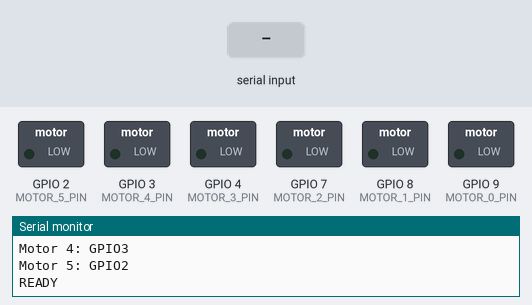
A sketch run on a simulated Seeed XIAO ESP32-S3. On the bench: switched loads named in the sketch (green lamp = pin HIGH), the last lines printed to the serial monitor. The inputs (shaded band) are chosen by the test bench.

Above: at 1.2 s.
1.3 s: "P,0,150\n" received over Serial
At 1.7 s:
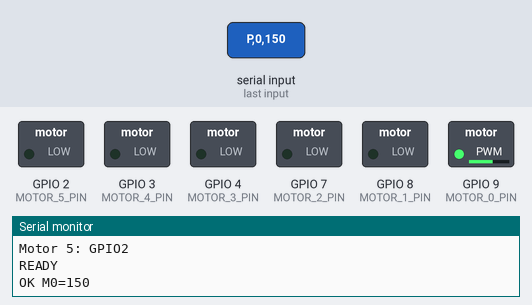
3.3 s: "A,150\n" received over Serial
At 3.7 s:
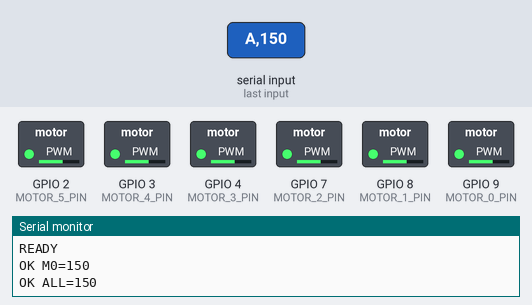
5.3 s: "A,45\n" received over Serial
At 5.7 s:
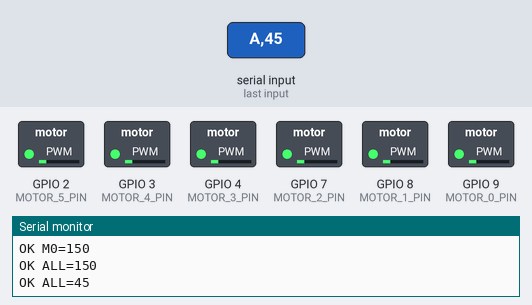
Timing chart, 0 to 8.3 s (numbered marks = the images above; inputs shaded):
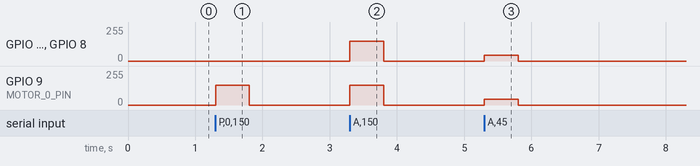

Measured:
- after the input at 1.3 s, GPIO 9 (MOTOR_0_PIN): 0/255 → 149/255 at once, → 0/255 0.50 s later
- after the input at 3.3 s, GPIO 2 (MOTOR_5_PIN), GPIO 3 (MOTOR_4_PIN), GPIO 4 (MOTOR_3_PIN), GPIO 7 (MOTOR_2_PIN), GPIO 8 (MOTOR_1_PIN), GPIO 9 (MOTOR_0_PIN): 0/255 → 149/255 at once, → 0/255 0.50 s later
- after the input at 5.3 s, GPIO 2 (MOTOR_5_PIN), GPIO 3 (MOTOR_4_PIN), GPIO 4 (MOTOR_3_PIN), GPIO 7 (MOTOR_2_PIN), GPIO 8 (MOTOR_1_PIN), GPIO 9 (MOTOR_0_PIN): 0/255 → 45/255 at once, → 0/255 0.50 s later

The sketch:

haptic_controller_v1.ino
```cpp
/*
  HAPTIC NODE — ESP32 #2
  Target: Seeed Studio XIAO ESP32-S3
  Actuators: 6x coin ERM vibration motors, each through its own CPN2222A
  (2N2222-family NPN) transistor stage — SAME topology physically bench-
  verified on Motor 0 / GPIO9 before this file was written:

      ESP32 GPIO --333ohm--> CPN2222A base --> transistor --> coin motor --> motor supply

  RESPONSIBILITY (and ONLY this):
    - receive motor commands from PC over USB serial
    - drive 6 PWM motor outputs
    - watchdog: stop all motors if no valid command received within
      COMM_TIMEOUT_MS (protects against PC/Python crash, USB drop, etc.)

  Does NOT: read MLX90393, compute haptics (that's pc/haptic_algorithm.py),
  use WiFi/BT, or generate its own pulse timing — the PC algorithm already
  computes time-varying PWM (including pulse ON/OFF) and resends the
  current value at a fixed rate (see pc/haptic_engine.py, HAPTIC_SEND_HZ).
  This firmware just executes whatever PWM value it was last told, per
  motor, which is what keeps this loop non-blocking and protocol-simple.

  PWM API: ESP32 Arduino core 3.x pin-addressed LEDC —
    ledcAttach(pin, freq, resolutionBits) + ledcWrite(pin, duty)
  (core 2.x would need ledcSetup/ledcAttachPin/channel numbers instead —
  not used here, this repo targets core 3.x per docs/hardware.md)

  Serial protocol (must match docs/serial-protocol.md and
  pc/haptic_algorithm.py's build_motor_command() exactly):
    M,<m0>,<m1>,<m2>,<m3>,<m4>,<m5>   -- set all 6 PWM values (0-255), from the PC algorithm
    S                                  -- stop all motors immediately
    PING                                -- replies PONG
    STATUS                              -- replies STATUS,<m0..m5>,age_ms=<n>
  Bench-test-only additions (not used by the PC algorithm, for manual
  testing over a serial terminal):
    P,<index>,<pwm>                    -- set one motor's PWM directly
    A,<pwm>                            -- set all motors to the same PWM
*/

// ---- Compile-time modes ----
#define MOTOR_TEST_MODE 0   // 1 = hardware bring-up sequence only (see bottom of file), ignores PC protocol
#define DEBUG_SERIAL 0      // 1 = print "M0=.. M1=.." on every valid M, command received

// ======================================================================
// MOTOR GPIO PINS (XIAO ESP32-S3)
// ======================================================================
// M0 = GPIO9 (D10) is PHYSICALLY BENCH-VERIFIED with a CPN2222A stage
// (333 ohm base resistor) — do not move it without re-verifying.
// M1/M2 continue down the same free SPI-labeled pin group (D9, D8).
// M3/M4/M5 use D3/D2/D1 (plain GPIO, no special function on this board).
// D0 (GPIO1) is left spare. D4/D5 avoided (this board family's default
// I2C pins — not needed here since this board never reads the MLX90393,
// but left clear for consistency with the sensor board's pin docs).
// D6/D7 (GPIO43/44, UART0) avoided — GPIO43 blips for ~200ms at boot
// with the ROM bootloader log, which would glitch a motor on power-up.
#define MOTOR_0_PIN 9   // D10 -- PROVEN: CPN2222A base via 333 ohm, verified with real motor
#define MOTOR_1_PIN 8   // D9
#define MOTOR_2_PIN 7   // D8
#define MOTOR_3_PIN 4   // D3
#define MOTOR_4_PIN 3   // D2
#define MOTOR_5_PIN 2   // D1

#define NUM_MOTORS 6
const uint8_t MOTOR_PINS[NUM_MOTORS] = {
  MOTOR_0_PIN, MOTOR_1_PIN, MOTOR_2_PIN, MOTOR_3_PIN, MOTOR_4_PIN, MOTOR_5_PIN
};

// The proven single-motor test drove the base directly HIGH/LOW (NPN,
// GPIO HIGH = motor ON). If a later driver revision inverts this (e.g. a
// PNP high-side stage), flip this one define — it's the only place
// inversion is applied.
#define MOTOR_PWM_INVERTED false

#define PWM_FREQUENCY 20000       // Hz, above audible range, avoids driver whine
#define PWM_RESOLUTION 8          // bits, 0-255 duty range

// ---- Communication watchdog ----
#define COMM_TIMEOUT_MS 500

// ---- Serial line buffer ----
#define LINE_BUF_SIZE 64

uint8_t motorIntensity[NUM_MOTORS] = {0, 0, 0, 0, 0, 0};
uint32_t lastValidCommandMs = 0;

char lineBuf[LINE_BUF_SIZE];
uint8_t lineLen = 0;

void setMotor(uint8_t index, uint8_t intensity);
void setAllMotors(uint8_t intensity);
void stopAllMotors();
void handleLine(char *line);
void handleMotorCommand(char *line);
void handleSingleMotorCommand(char *line);
void handleAllMotorsCommand(char *line);
void sendStatus();
void printPinTable();

#if MOTOR_TEST_MODE
void runMotorTestMode();
#endif

void setup() {
  Serial.begin(115200);
  uint32_t t0 = millis();
  while (!Serial && (millis() - t0) < 2000) { /* brief wait only, never hang */ }

  Serial.println(F("Haptic Controller V1"));
  printPinTable();

#if MOTOR_TEST_MODE
  Serial.println(F("*** MOTOR_TEST_MODE=1: hardware bring-up sequence, PC protocol NOT active ***"));
  for (uint8_t i = 0; i < NUM_MOTORS; i++) {
    pinMode(MOTOR_PINS[i], OUTPUT);
    digitalWrite(MOTOR_PINS[i], MOTOR_PWM_INVERTED ? HIGH : LOW); // off before anything else
  }
#else
  for (uint8_t i = 0; i < NUM_MOTORS; i++) {
    ledcAttach(MOTOR_PINS[i], PWM_FREQUENCY, PWM_RESOLUTION);
  }
  stopAllMotors();
  lastValidCommandMs = millis();
  Serial.println(F("READY"));
#endif
}

void loop() {
#if MOTOR_TEST_MODE
  runMotorTestMode();
#else
  // ---- read serial, one line at a time, non-blocking ----
  while (Serial.available() > 0) {
    char c = Serial.read();
    if (c == '\n' || c == '\r') {
      if (lineLen > 0) {
        lineBuf[lineLen] = '\0';
        handleLine(lineBuf);
        lineLen = 0;
      }
    } else if (lineLen < LINE_BUF_SIZE - 1) {
      lineBuf[lineLen++] = c;
    } else {
      lineLen = 0; // overflow, discard malformed line
    }
  }

  // ---- watchdog: no valid command recently -> stop everything ----
  // This is the ONLY place motors turn off due to inactivity. It runs
  // every loop() iteration regardless of serial traffic, so a PC crash,
  // Python crash, or USB drop always results in motors off within
  // COMM_TIMEOUT_MS, never "stuck on."
  if ((uint32_t)(millis() - lastValidCommandMs) > COMM_TIMEOUT_MS) {
    stopAllMotors();
  }
#endif
}

void handleLine(char *line) {
  if (line[0] == 'M' && line[1] == ',') {
    handleMotorCommand(line);
  } else if (line[0] == 'P' && line[1] == ',') {
    handleSingleMotorCommand(line);
  } else if (line[0] == 'A' && line[1] == ',') {
    handleAllMotorsCommand(line);
  } else if (line[0] == 'S' && (line[1] == '\0')) {
    stopAllMotors();
    lastValidCommandMs = millis(); // STOP counts as a valid, intentional command
  } else if (strcmp(line, "PING") == 0) {
    Serial.println(F("PONG"));
  } else if (strcmp(line, "STATUS") == 0) {
    sendStatus();
  }
  // anything else: silently ignored (malformed / unknown command)
}

// Parses the PC algorithm's actual protocol: M,<m0>,<m1>,<m2>,<m3>,<m4>,<m5>
void handleMotorCommand(char *line) {
  int values[NUM_MOTORS];
  char *token = strtok(line, ","); // "M"
  for (uint8_t i = 0; i < NUM_MOTORS; i++) {
    token = strtok(NULL, ",");
    if (token == NULL) return; // malformed: too few fields, ignore whole command
    long v = atol(token);
    if (v < 0) v = 0;
    if (v > 255) v = 255;
    values[i] = (int)v;
  }
  for (uint8_t i = 0; i < NUM_MOTORS; i++) {
    setMotor(i, (uint8_t)values[i]);
  }
  lastValidCommandMs = millis();

#if DEBUG_SERIAL
  Serial.print(F("M0=")); Serial.print(motorIntensity[0]);
  Serial.print(F(" M1=")); Serial.print(motorIntensity[1]);
  Serial.print(F(" M2=")); Serial.print(motorIntensity[2]);
  Serial.print(F(" M3=")); Serial.print(motorIntensity[3]);
  Serial.print(F(" M4=")); Serial.print(motorIntensity[4]);
  Serial.print(F(" M5=")); Serial.println(motorIntensity[5]);
#endif
}

// Bench-test-only: P,<index>,<pwm> -- e.g. "P,0,150" -> Motor 0 = PWM 150
void handleSingleMotorCommand(char *line) {
  char *token = strtok(line, ","); // "P"
  token = strtok(NULL, ",");
  if (token == NULL) return;
  long idx = atol(token);
  token = strtok(NULL, ",");
  if (token == NULL) return;
  long pwm = atol(token);
  if (idx < 0 || idx >= NUM_MOTORS) return;
  if (pwm < 0) pwm = 0;
  if (pwm > 255) pwm = 255;
  setMotor((uint8_t)idx, (uint8_t)pwm);
  lastValidCommandMs = millis();
  Serial.print(F("OK M")); Serial.print(idx); Serial.print(F("=")); Serial.println(pwm);
}

// Bench-test-only: A,<pwm> -- e.g. "A,150" -> all motors = PWM 150
void handleAllMotorsCommand(char *line) {
  char *token = strtok(line, ","); // "A"
  token = strtok(NULL, ",");
  if (token == NULL) return;
  long pwm = atol(token);
  if (pwm < 0) pwm = 0;
  if (pwm > 255) pwm = 255;
  setAllMotors((uint8_t)pwm);
  lastValidCommandMs = millis();
  Serial.print(F("OK ALL=")); Serial.println(pwm);
}

void setMotor(uint8_t index, uint8_t intensity) {
  if (index >= NUM_MOTORS) return;
  uint8_t duty = intensity;
#if MOTOR_PWM_INVERTED
  duty = 255 - duty;
#endif
  ledcWrite(MOTOR_PINS[index], duty);
  motorIntensity[index] = intensity;
}

void setAllMotors(uint8_t intensity) {
  for (uint8_t i = 0; i < NUM_MOTORS; i++) setMotor(i, intensity);
}

void stopAllMotors() {
  for (uint8_t i = 0; i < NUM_MOTORS; i++) setMotor(i, 0);
}

void sendStatus() {
  Serial.print(F("STATUS,"));
  for (uint8_t i = 0; i < NUM_MOTORS; i++) {
    Serial.print(motorIntensity[i]);
    if (i < NUM_MOTORS - 1) Serial.print(',');
  }
  Serial.print(F(",age_ms="));
  Serial.println((uint32_t)(millis() - lastValidCommandMs));
}

void printPinTable() {
  Serial.print(F("Motor 0: GPIO")); Serial.println(MOTOR_0_PIN);
  Serial.print(F("Motor 1: GPIO")); Serial.println(MOTOR_1_PIN);
  Serial.print(F("Motor 2: GPIO")); Serial.println(MOTOR_2_PIN);
  Serial.print(F("Motor 3: GPIO")); Serial.println(MOTOR_3_PIN);
  Serial.print(F("Motor 4: GPIO")); Serial.println(MOTOR_4_PIN);
  Serial.print(F("Motor 5: GPIO")); Serial.println(MOTOR_5_PIN);
}

// ======================================================================
// HARDWARE BRING-UP TEST MODE (MOTOR_TEST_MODE=1)
// ======================================================================
// Digital ON/OFF only (no PWM) — proves GPIO -> CPN2222A -> motor wiring
// for all six channels using the exact same electrical approach already
// bench-verified on Motor 0. Non-blocking (millis()-based), so 'S' typed
// into the serial monitor still stops everything immediately even
// mid-sequence — this is a safety behavior, not part of the PC protocol.
//
// Sequence: M0 ON 1s -> OFF -> M1 ON 1s -> OFF -> ... -> M5 ON 1s -> OFF
//           -> ALL ON 1s -> ALL OFF -> pause 2s -> repeat
#if MOTOR_TEST_MODE

enum TestPhase { TEST_MOTOR_ON, TEST_ALL_ON, TEST_ALL_OFF, TEST_PAUSE };
TestPhase testPhase = TEST_MOTOR_ON;
uint8_t testMotorIndex = 0;
uint32_t testPhaseStart = 0;
bool testPhaseEntered = false; // true once the current phase's entry action has run

void testDigitalWrite(uint8_t index, bool on) {
  bool level = MOTOR_PWM_INVERTED ? !on : on;
  digitalWrite(MOTOR_PINS[index], level ? HIGH : LOW);
}

void enterTestPhase(TestPhase phase) {
  testPhase = phase;
  testPhaseStart = millis();
  testPhaseEntered = false;
}

void runMotorTestMode() {
  // Safety: allow 'S' + Enter to abort and stop everything at any time.
  while (Serial.available() > 0) {
    char c = Serial.read();
    if (c == 'S' || c == 's') {
      for (uint8_t i = 0; i < NUM_MOTORS; i++) testDigitalWrite(i, false);
      Serial.println(F("STOP (test mode aborted)"));
    }
  }

  uint32_t elapsed = millis() - testPhaseStart;

  switch (testPhase) {
    case TEST_MOTOR_ON:
      if (!testPhaseEntered) {
        Serial.print(F("Motor ")); Serial.print(testMotorIndex); Serial.println(F(" ON"));
        testDigitalWrite(testMotorIndex, true);
        testPhaseEntered = true;
      }
      if (elapsed >= 1000) {
        testDigitalWrite(testMotorIndex, false);
        Serial.print(F("Motor ")); Serial.print(testMotorIndex); Serial.println(F(" OFF"));
        testMotorIndex++;
        if (testMotorIndex >= NUM_MOTORS) {
          enterTestPhase(TEST_ALL_ON);
        } else {
          enterTestPhase(TEST_MOTOR_ON); // next motor
        }
      }
      break;

    case TEST_ALL_ON:
      if (!testPhaseEntered) {
        Serial.println(F("ALL MOTORS ON"));
        for (uint8_t i = 0; i < NUM_MOTORS; i++) testDigitalWrite(i, true);
        testPhaseEntered = true;
      }
      if (elapsed >= 1000) {
        enterTestPhase(TEST_ALL_OFF);
      }
      break;

    case TEST_ALL_OFF:
      if (!testPhaseEntered) {
        Serial.println(F("ALL MOTORS OFF"));
        for (uint8_t i = 0; i < NUM_MOTORS; i++) testDigitalWrite(i, false);
        testPhaseEntered = true;
      }
      enterTestPhase(TEST_PAUSE);
      break;

    case TEST_PAUSE:
      if (elapsed >= 2000) {
        Serial.println(F("--- repeating test sequence ---"));
        testMotorIndex = 0;
        enterTestPhase(TEST_MOTOR_ON);
      }
      break;

    default:
      break;
  }
}

#endif // MOTOR_TEST_MODE
```
